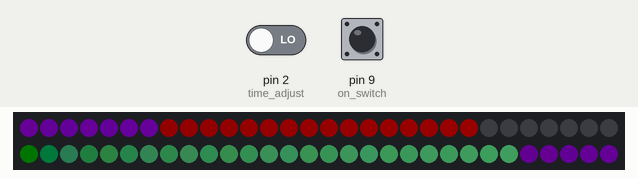
The sketch below on a simulated Arduino Uno, built with avr-gcc and run on an emulated ATmega328P. On the bench: 60 RGB LEDs in strip order, left to right, continuing on the next row. The test bench sets the inputs (shaded band); at power-on: pin 2 (time_adjust) LOW, pin 9 (on_switch) LOW. Dim RGB values are drawn brighter than linear; the local clock reads 2024-03-15 10:24:30 at power-on unless the sketch sets it.

Above: at 6.2 s.
6.3 s: pin 2 (time_adjust) driven HIGH
At 7.9 s:
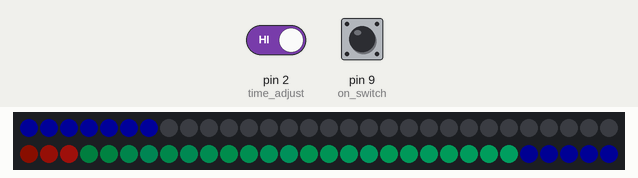
9.3 s: pin 9 (on_switch) pulled HIGH for 0.15 s
At 10.3 s:
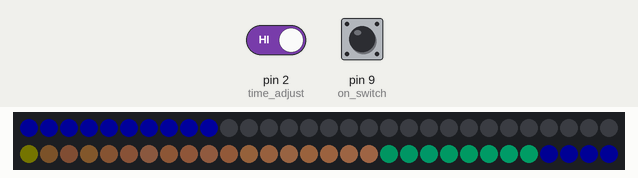
12.4 s: pin 9 (on_switch) pulled HIGH for 3.2 s
At 13.4 s:
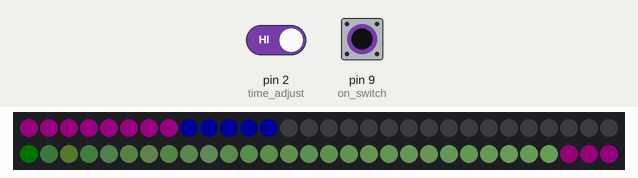
17.1 s: pin 2 (time_adjust) driven LOW
At 18.8 s:
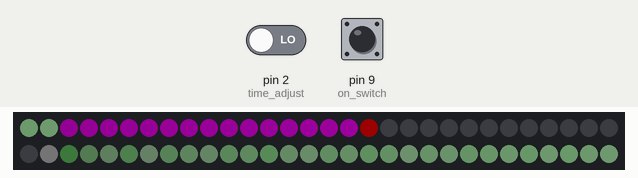
20.1 s: pin 2 (time_adjust) driven HIGH
At 21.7 s:
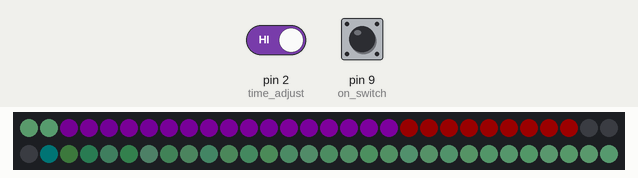
23.1 s: pin 9 (on_switch) pulled HIGH for 0.15 s
At 24.7 s:
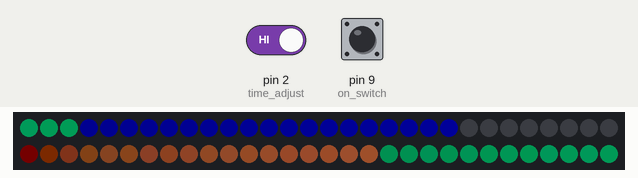
Timing chart, 0 to 26.2 s (numbered marks = the images above; inputs shaded):
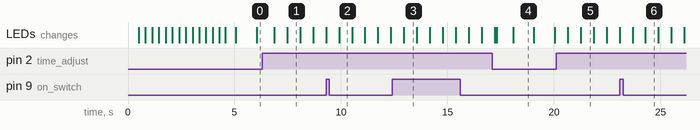

The sketch:

ring_clock.ino
```cpp
#include <virtuabotixRTC.h>                                                                              //|
#include <Adafruit_NeoPixel.h>

// define pins
#define NEOPIN 3
#define STARTPIXEL 30 // where do we start on the loop? use this to shift the arcs if the wiring does not start at the "12" point
virtuabotixRTC myRTC(6, 7, 8);
Adafruit_NeoPixel strip = Adafruit_NeoPixel(60, NEOPIN, NEO_GRB + NEO_KHZ800); // strip object

byte pixelColorRed, pixelColorGreen, pixelColorBlue; // holds color values

#define BRIGHTNESS 30

const int on_switch = 9;
const int time_adjust = 2;
bool on = true;


void setup () {
  // Set the current date, and time in the following format:
  // seconds, minutes, hours, day of the week, day of the month, month, year
  // myRTC.setDS1302Time(55, 14, 9, 2, 10, 1, 2014);


  Serial.begin(9600);
  // set pinmodes
  pinMode(NEOPIN, OUTPUT);
  pinMode(on_switch, INPUT);
  pinMode(time_adjust, INPUT);


  strip.begin();
  //strip.show(); // Initialize all pixels to 'off'

  strip.setBrightness(BRIGHTNESS); // set brightness

  // startup sequence
  delay(500);
  colorWipe(strip.Color(255, 0, 0), 20); // Red
  colorWipe(strip.Color(0, 255, 0), 20); // Green
  colorWipe(strip.Color(0, 0, 255), 20); // Blue
  delay(500);

}

void loop () {

  bool on_state = digitalRead(on_switch);
  bool adjust_state = digitalRead(time_adjust);

  // get time
  myRTC.updateTime();

  byte secondval = myRTC.seconds;  // get seconds
  byte minuteval = myRTC.minutes;  // get minutes
  int hourval = myRTC.hours;   // get hours

  if(on_state == HIGH && on){
    delay(500);
    if(on_state ==HIGH && adjust_state == HIGH){
      minuteval += 1;
      if (minuteval == 61){
        minuteval = 0;
      }
      myRTC.setDS1302Time(myRTC.seconds, minuteval, myRTC.hours, myRTC.dayofweek, myRTC.dayofmonth, myRTC.month, myRTC.year);
    }
    else if(on_state ==HIGH && adjust_state == LOW){
      strip.setBrightness(0);
      on = false;
      delay(1500);
    }
  }
  else if (on_state == HIGH && !on){
    strip.setBrightness(BRIGHTNESS);
    on = true;
    delay(1500);
  }
  else if (adjust_state == HIGH && on){
    hourval += 1;
    if (hourval == 25){
      hourval = 0;
    }
    myRTC.setDS1302Time(myRTC.seconds, myRTC.minutes, hourval, myRTC.dayofweek, myRTC.dayofmonth, myRTC.month, myRTC.year);
    delay(500);
  }


  hourval = hourval % 12; // This clock is 12 hour, if 13-23, convert to 0-11`

  hourval = (hourval * 60 + minuteval) / 12; //each red dot represent 24 minutes.

  // arc mode
  for (uint8_t i = 0; i < strip.numPixels(); i++) {

    if (i <= secondval) {
      // calculates a faded arc from low to maximum brightness
      pixelColorBlue = (i + 1) * (255 / (secondval + 1));
      //pixelColorBlue = 255;
    }
    else {
      pixelColorBlue = 0;
    }

    if (i <= minuteval) {
      pixelColorGreen = (i + 1) * (255 / (minuteval + 1));
      //pixelColorGreen = 255;
    }
    else {
      pixelColorGreen = 0;
    }

    if (i <= hourval) {
      pixelColorRed = (i + 1) * (255 / (hourval + 1));
      //pixelColorRed = 255;
    }
    else {
      pixelColorRed = 0;
    }

    strip.setPixelColor((i + STARTPIXEL) % 60, strip.Color(pixelColorRed, pixelColorGreen, pixelColorBlue));
  }

  //display
  strip.show();

  // printTheTime(theTime);

  // wait
  delay(100);

}


// Fill the dots one after the other with a color
void colorWipe(uint32_t c, uint8_t wait) {
  for (uint16_t i = 0; i < strip.numPixels(); i++) {
    //strip.setPixelColor(i, c);
    strip.setPixelColor((i + STARTPIXEL) % 60, c);
    strip.show();
    delay(wait);
  }
}
```

Measured:
- after the input at 12.4 s, the LEDs: change after 0.55 s (image 3)
- after the input at 20.1 s, the LEDs: first change after 0.54 s (image 5 shows a later state)
- what the display in image 5 shows lasts 0.6 s, from 21.3 s to 21.9 s
